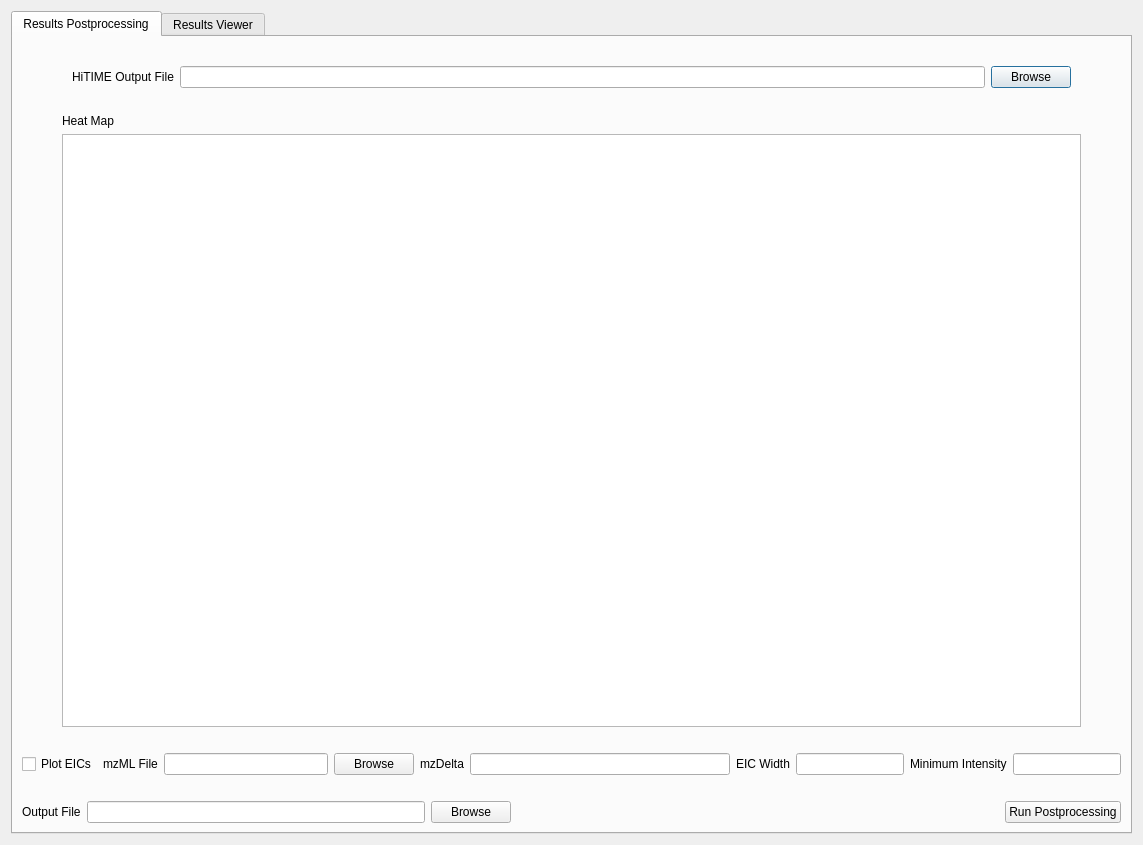
<?xml version="1.0" encoding="UTF-8"?>
<ui version="4.0">
 <class>Dialog</class>
 <widget class="QDialog" name="Dialog">
  <property name="geometry">
   <rect>
    <x>0</x>
    <y>0</y>
    <width>1143</width>
    <height>845</height>
   </rect>
  </property>
  <property name="windowTitle">
   <string>Dialog</string>
  </property>
  <layout class="QGridLayout" name="gridLayout_7">
   <item row="0" column="1">
    <widget class="QTabWidget" name="tabWidget">
     <property name="tabShape">
      <enum>QTabWidget::Rounded</enum>
     </property>
     <property name="currentIndex">
      <number>0</number>
     </property>
     <widget class="QWidget" name="tab_2">
      <attribute name="title">
       <string>Results Postprocessing</string>
      </attribute>
      <layout class="QGridLayout" name="gridLayout">
       <item row="0" column="0">
        <layout class="QVBoxLayout" name="verticalLayout">
         <item>
          <spacer name="verticalSpacer_2">
           <property name="orientation">
            <enum>Qt::Vertical</enum>
           </property>
           <property name="sizeType">
            <enum>QSizePolicy::Maximum</enum>
           </property>
           <property name="sizeHint" stdset="0">
            <size>
             <width>20</width>
             <height>20</height>
            </size>
           </property>
          </spacer>
         </item>
         <item>
          <layout class="QHBoxLayout" name="horizontalLayout_15">
           <item>
            <spacer name="horizontalSpacer_8">
             <property name="orientation">
              <enum>Qt::Horizontal</enum>
             </property>
             <property name="sizeType">
              <enum>QSizePolicy::Maximum</enum>
             </property>
             <property name="sizeHint" stdset="0">
              <size>
               <width>50</width>
               <height>20</height>
              </size>
             </property>
            </spacer>
           </item>
           <item>
            <layout class="QGridLayout" name="gridLayout_9">
             <item row="0" column="0">
              <widget class="QLabel" name="label_9">
               <property name="text">
                <string>HiTIME Output File</string>
               </property>
              </widget>
             </item>
             <item row="0" column="1">
              <widget class="QLineEdit" name="RP_HT_input_field"/>
             </item>
             <item row="0" column="2">
              <widget class="QPushButton" name="RP_HT_input_button">
               <property name="text">
                <string>Browse</string>
               </property>
              </widget>
             </item>
            </layout>
           </item>
           <item>
            <spacer name="horizontalSpacer_7">
             <property name="orientation">
              <enum>Qt::Horizontal</enum>
             </property>
             <property name="sizeType">
              <enum>QSizePolicy::Maximum</enum>
             </property>
             <property name="sizeHint" stdset="0">
              <size>
               <width>50</width>
               <height>20</height>
              </size>
             </property>
            </spacer>
           </item>
          </layout>
         </item>
         <item>
          <spacer name="verticalSpacer">
           <property name="orientation">
            <enum>Qt::Vertical</enum>
           </property>
           <property name="sizeType">
            <enum>QSizePolicy::Maximum</enum>
           </property>
           <property name="sizeHint" stdset="0">
            <size>
             <width>20</width>
             <height>20</height>
            </size>
           </property>
          </spacer>
         </item>
         <item>
          <layout class="QHBoxLayout" name="horizontalLayout_19">
           <item>
            <spacer name="horizontalSpacer_4">
             <property name="orientation">
              <enum>Qt::Horizontal</enum>
             </property>
             <property name="sizeType">
              <enum>QSizePolicy::Minimum</enum>
             </property>
             <property name="sizeHint" stdset="0">
              <size>
               <width>40</width>
               <height>20</height>
              </size>
             </property>
            </spacer>
           </item>
           <item>
            <layout class="QVBoxLayout" name="verticalLayout_2">
             <item>
              <widget class="QLabel" name="label_16">
               <property name="text">
                <string>Heat Map</string>
               </property>
              </widget>
             </item>
             <item>
              <widget class="PlotWidget" name="RP_heat_map"/>
             </item>
            </layout>
           </item>
           <item>
            <spacer name="horizontalSpacer_9">
             <property name="orientation">
              <enum>Qt::Horizontal</enum>
             </property>
             <property name="sizeType">
              <enum>QSizePolicy::Maximum</enum>
             </property>
             <property name="sizeHint" stdset="0">
              <size>
               <width>40</width>
               <height>20</height>
              </size>
             </property>
            </spacer>
           </item>
          </layout>
         </item>
         <item>
          <spacer name="verticalSpacer_3">
           <property name="orientation">
            <enum>Qt::Vertical</enum>
           </property>
           <property name="sizeType">
            <enum>QSizePolicy::Minimum</enum>
           </property>
           <property name="sizeHint" stdset="0">
            <size>
             <width>20</width>
             <height>20</height>
            </size>
           </property>
          </spacer>
         </item>
         <item>
          <layout class="QHBoxLayout" name="horizontalLayout_5">
           <item>
            <widget class="QCheckBox" name="HT_RP_plot_EICs">
             <property name="text">
              <string>Plot EICs</string>
             </property>
            </widget>
           </item>
           <item>
            <layout class="QHBoxLayout" name="horizontalLayout_4">
             <item>
              <widget class="QLabel" name="label_15">
               <property name="text">
                <string>mzML File</string>
               </property>
              </widget>
             </item>
             <item>
              <widget class="QLineEdit" name="RP_mascot_input_field"/>
             </item>
             <item>
              <widget class="QPushButton" name="RP_mascot_input_button">
               <property name="text">
                <string>Browse</string>
               </property>
              </widget>
             </item>
            </layout>
           </item>
           <item>
            <layout class="QHBoxLayout" name="horizontalLayout">
             <item>
              <widget class="QLabel" name="label_17">
               <property name="text">
                <string>mzDelta</string>
               </property>
              </widget>
             </item>
             <item>
              <widget class="QLineEdit" name="RP_mzDelta"/>
             </item>
            </layout>
           </item>
           <item>
            <layout class="QHBoxLayout" name="horizontalLayout_2">
             <item>
              <widget class="QLabel" name="label_18">
               <property name="text">
                <string>EIC Width</string>
               </property>
              </widget>
             </item>
             <item>
              <widget class="QLineEdit" name="RP_EIC_width"/>
             </item>
             <item>
              <layout class="QHBoxLayout" name="horizontalLayout_6">
               <item>
                <widget class="QLabel" name="label_14">
                 <property name="text">
                  <string>Minimum Intensity</string>
                 </property>
                </widget>
               </item>
               <item>
                <widget class="QLineEdit" name="RP_min_intensity"/>
               </item>
              </layout>
             </item>
            </layout>
           </item>
          </layout>
         </item>
         <item>
          <spacer name="verticalSpacer_4">
           <property name="orientation">
            <enum>Qt::Vertical</enum>
           </property>
           <property name="sizeType">
            <enum>QSizePolicy::Maximum</enum>
           </property>
           <property name="sizeHint" stdset="0">
            <size>
             <width>20</width>
             <height>20</height>
            </size>
           </property>
          </spacer>
         </item>
         <item>
          <layout class="QHBoxLayout" name="horizontalLayout_7">
           <item>
            <layout class="QHBoxLayout" name="horizontalLayout_3">
             <item>
              <widget class="QLabel" name="label_19">
               <property name="text">
                <string>Output File</string>
               </property>
              </widget>
             </item>
             <item>
              <widget class="QLineEdit" name="RP_output_file_field"/>
             </item>
             <item>
              <widget class="QPushButton" name="RP_output_file_button">
               <property name="text">
                <string>Browse</string>
               </property>
              </widget>
             </item>
            </layout>
           </item>
           <item>
            <spacer name="horizontalSpacer_21">
             <property name="orientation">
              <enum>Qt::Horizontal</enum>
             </property>
             <property name="sizeHint" stdset="0">
              <size>
               <width>40</width>
               <height>20</height>
              </size>
             </property>
            </spacer>
           </item>
           <item>
            <widget class="QPushButton" name="RP_run_button">
             <property name="text">
              <string>Run Postprocessing</string>
             </property>
            </widget>
           </item>
          </layout>
         </item>
        </layout>
       </item>
      </layout>
     </widget>
     <widget class="QWidget" name="tab_6">
      <attribute name="title">
       <string>Results Viewer</string>
      </attribute>
      <layout class="QGridLayout" name="gridLayout_6">
       <item row="0" column="0">
        <layout class="QGridLayout" name="gridLayout_2" columnstretch="0,1">
         <item row="0" column="0">
          <layout class="QVBoxLayout" name="verticalLayout_7" stretch="0,0,0,0,0,0">
           <item>
            <layout class="QHBoxLayout" name="horizontalLayout_22">
             <item>
              <widget class="QPushButton" name="HT_RV_load_results">
               <property name="text">
                <string>Load Results</string>
               </property>
              </widget>
             </item>
             <item>
              <widget class="QPushButton" name="RV_reset">
               <property name="text">
                <string>Reset</string>
               </property>
              </widget>
             </item>
            </layout>
           </item>
           <item>
            <widget class="QTableWidget" name="HT_RV_hitlist">
             <property name="editTriggers">
              <set>QAbstractItemView::NoEditTriggers</set>
             </property>
             <column>
              <property name="text">
               <string>Hit</string>
              </property>
             </column>
             <column>
              <property name="text">
               <string>RT</string>
              </property>
             </column>
             <column>
              <property name="text">
               <string>m/z</string>
              </property>
             </column>
             <column>
              <property name="text">
               <string>Score</string>
              </property>
             </column>
            </widget>
           </item>
           <item>
            <layout class="QHBoxLayout" name="horizontalLayout_23">
             <item>
              <widget class="QPushButton" name="HT_RV_up">
               <property name="text">
                <string>Up</string>
               </property>
              </widget>
             </item>
             <item>
              <widget class="QPushButton" name="HT_RV_down">
               <property name="text">
                <string>Down</string>
               </property>
              </widget>
             </item>
            </layout>
           </item>
           <item>
            <widget class="QLabel" name="label_28">
             <property name="text">
              <string>Accepted Hits</string>
             </property>
            </widget>
           </item>
           <item>
            <widget class="QTableWidget" name="HT_RV_accepted_list">
             <property name="editTriggers">
              <set>QAbstractItemView::NoEditTriggers</set>
             </property>
             <property name="alternatingRowColors">
              <bool>false</bool>
             </property>
             <column>
              <property name="text">
               <string>Hit</string>
              </property>
             </column>
             <column>
              <property name="text">
               <string>RT</string>
              </property>
             </column>
             <column>
              <property name="text">
               <string>m/z</string>
              </property>
             </column>
             <column>
              <property name="text">
               <string>Score</string>
              </property>
             </column>
            </widget>
           </item>
           <item>
            <layout class="QHBoxLayout" name="horizontalLayout_24">
             <item>
              <widget class="QPushButton" name="HT_RV_remove">
               <property name="text">
                <string>Remove</string>
               </property>
              </widget>
             </item>
             <item>
              <widget class="QPushButton" name="HT_RV_write">
               <property name="text">
                <string>Write Results to File</string>
               </property>
              </widget>
             </item>
            </layout>
           </item>
          </layout>
         </item>
         <item row="0" column="1">
          <layout class="QVBoxLayout" name="verticalLayout_8">
           <item>
            <layout class="QHBoxLayout" name="horizontalLayout_25">
             <item>
              <widget class="QLabel" name="label_21">
               <property name="text">
                <string>Heat Map</string>
               </property>
              </widget>
             </item>
             <item>
              <widget class="QLabel" name="label_22">
               <property name="text">
                <string>EIC</string>
               </property>
              </widget>
             </item>
            </layout>
           </item>
           <item>
            <layout class="QHBoxLayout" name="horizontalLayout_26">
             <item>
              <widget class="PlotWidget" name="HT_RV_HM_widget"/>
             </item>
             <item>
              <widget class="PlotWidget" name="HT_RV_EIC"/>
             </item>
            </layout>
           </item>
           <item>
            <layout class="QHBoxLayout" name="horizontalLayout_27">
             <item>
              <widget class="QLabel" name="label_23">
               <property name="text">
                <string>MS1 Spectrum</string>
               </property>
              </widget>
             </item>
             <item>
              <widget class="QLabel" name="label_24">
               <property name="text">
                <string/>
               </property>
              </widget>
             </item>
            </layout>
           </item>
           <item>
            <widget class="PlotWidget" name="HT_RV_MS"/>
           </item>
           <item>
            <layout class="QHBoxLayout" name="horizontalLayout_28">
             <item>
              <widget class="QPushButton" name="HT_RV_accept">
               <property name="text">
                <string>Accept</string>
               </property>
              </widget>
             </item>
             <item>
              <widget class="QPushButton" name="HT_RV_reject">
               <property name="text">
                <string>Reject</string>
               </property>
              </widget>
             </item>
            </layout>
           </item>
          </layout>
         </item>
        </layout>
       </item>
      </layout>
     </widget>
    </widget>
   </item>
  </layout>
 </widget>
 <customwidgets>
  <customwidget>
   <class>PlotWidget</class>
   <extends>QGraphicsView</extends>
   <header>pyqtgraph</header>
  </customwidget>
 </customwidgets>
 <resources/>
 <connections/>
</ui>
